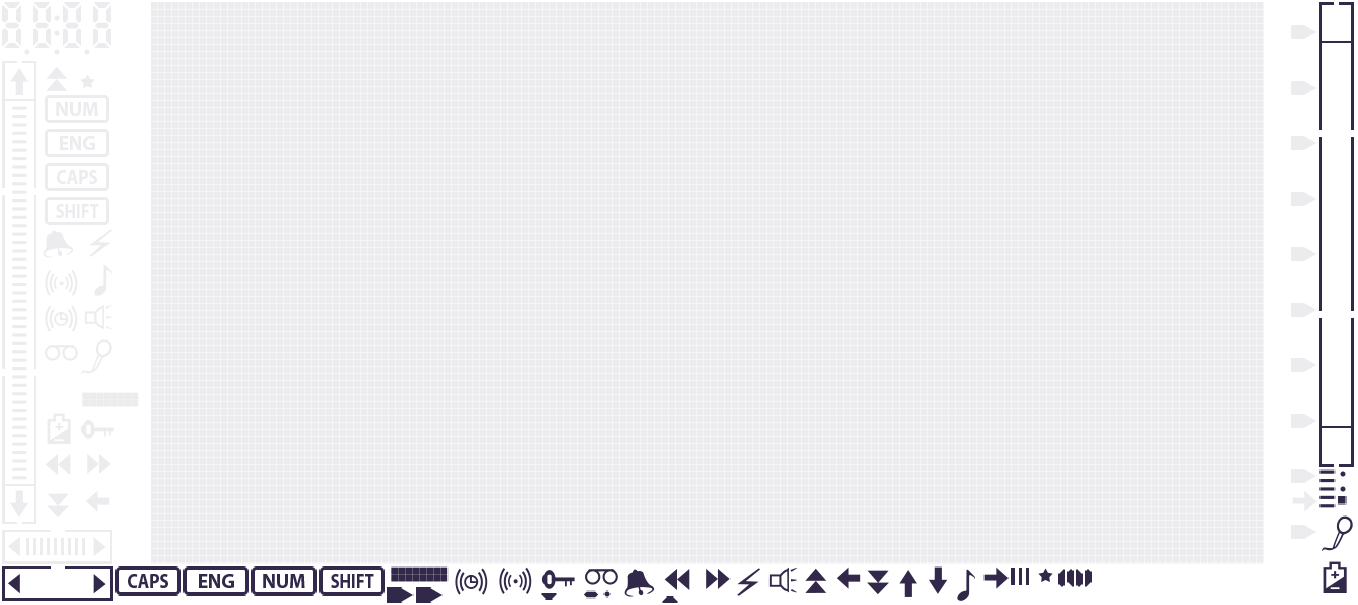
#> input picture src_nc3000/resource/lcdstripe_w1313.bmp, 1358 x 605 px
$ python sheet.py out.png ../src_nc3000/resource/lcdstripe_w1313.bmp
#> lines starting #> are read from the running program, lines starting #| are printed output that depends on the picture
# -*- coding: utf-8 -*-
"""Tile a list of LCD BMP shots into one contact sheet with frame captions."""
import sys, os, glob
from PIL import Image, ImageDraw


def main():
    if len(sys.argv) < 3:
        print("usage: sheet.py <out.png> <glob|files...> [--cols N] [--scale N]")
        return 1
    out = sys.argv[1]
    args = sys.argv[2:]
    cols = 4
    scale = 2
    if "--cols" in args:
        i = args.index("--cols")
        cols = int(args[i + 1])
        del args[i:i + 2]
    if "--scale" in args:
        i = args.index("--scale")
        scale = int(args[i + 1])
        del args[i:i + 2]
    files = []
    for a in args:
        files.extend(sorted(glob.glob(a)))
    if not files:
        print("no input files")
        return 1
    ims = [Image.open(f).convert("RGB") for f in files]
#> ims = 1 item
    w, h = ims[0].size
#> w = 1358; h = 605
    w *= scale
#> w = 2716
    h *= scale
#> h = 1210
    pad = 4
    label_h = 14
    rows = (len(ims) + cols - 1) // cols
#> rows = 1
    sheet = Image.new("RGB", (cols * (w + pad) + pad,
                              rows * (h + label_h + pad) + pad), (40, 40, 40))
#> sheet: PIL image 10884x1232 RGB; every value is 40
    d = ImageDraw.Draw(sheet)
    for i, (f, im) in enumerate(zip(files, ims)):
        cx = pad + (i % cols) * (w + pad)
        cy = pad + (i // cols) * (h + label_h + pad)
        sheet.paste(im.resize((w, h), Image.NEAREST), (cx, cy))
        d.text((cx + 2, cy + h + 1), os.path.basename(f), fill=(230, 230, 230))
#> this loop made 1 pass
#> (cx, cy) on pass 1: (4, 4)
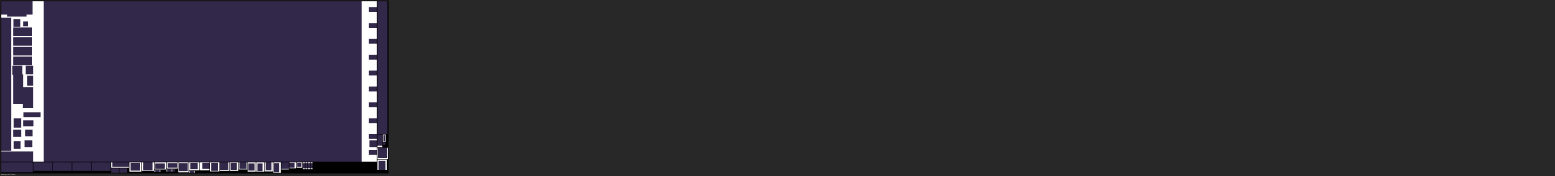
#> sheet: PIL image 10884x1232 RGB (shown at 1/7 size); mean R, G, B 46.1, 43.9, 51.2
    sheet.save(out)
    print("%s  (%d frames, %dx%d)" % (out, len(files), sheet.size[0], sheet.size[1]))
#| out.png  (1 frames, 10884x1232)
    return 0


if __name__ == "__main__":
    sys.exit(main())
#> (the program exits here)
